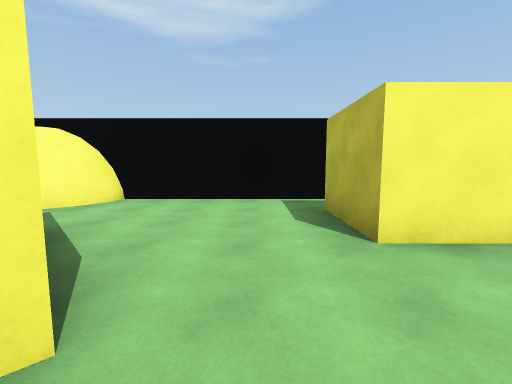
[1] (above)

20 first-person views from a walk through a Unity game level. The camera is 1.5 m above the floor, tilts 6° down and sees 90° across. The floor is counted in squares, 2 m on a side. Each view is taken from the middle of a square. On the plan, view 1 faces up. The plan holds only what a view shows up to about 9 squares ahead; the rest is blank. The player character is not drawn.

[2]
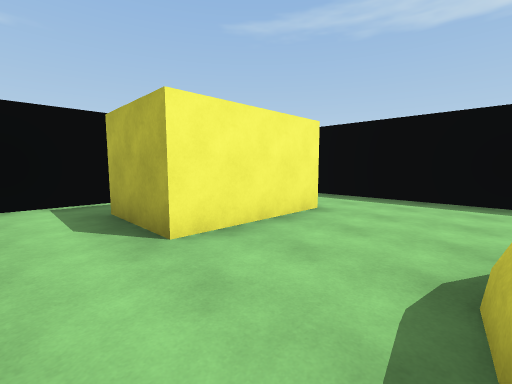

[3]
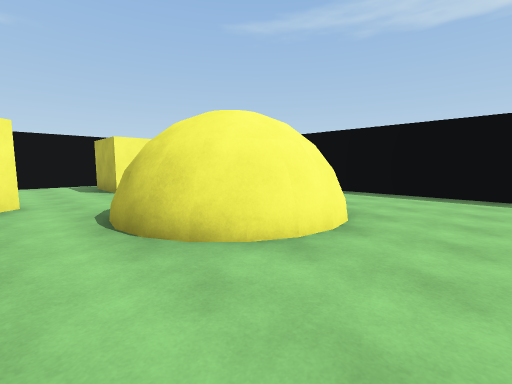

[4]
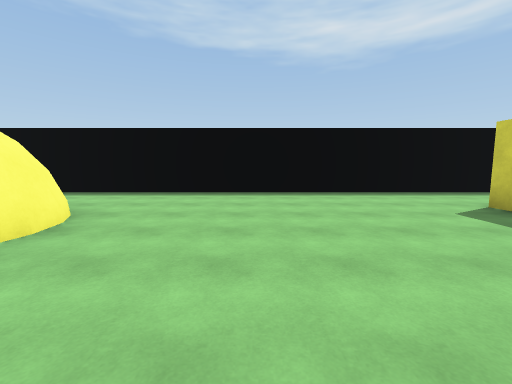

[5]
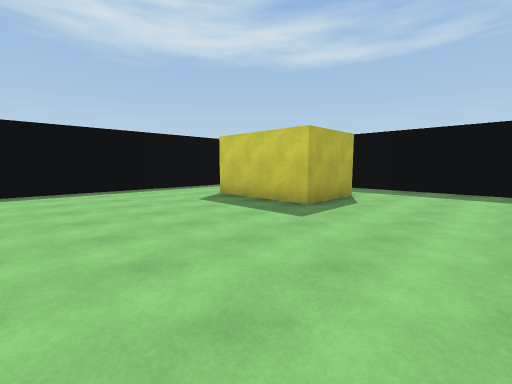

[6]
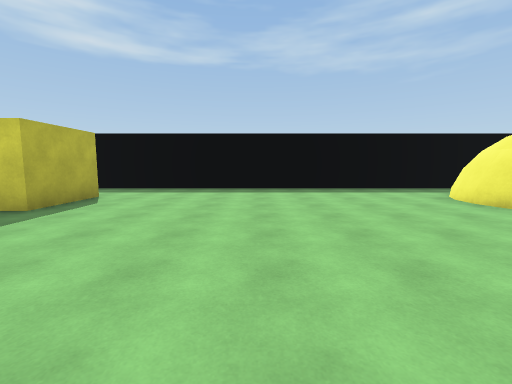

[7]
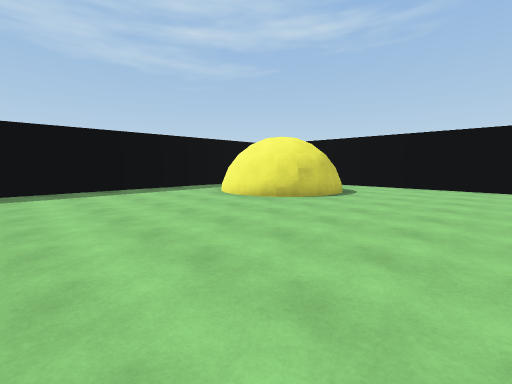

[8]
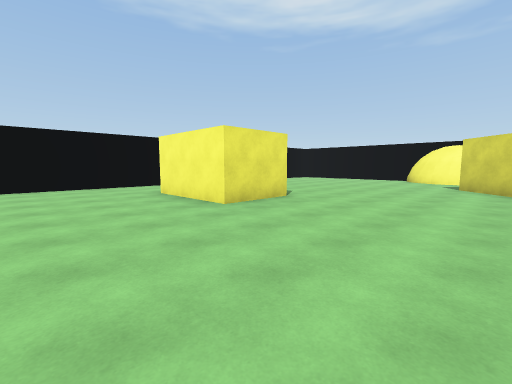

[9]
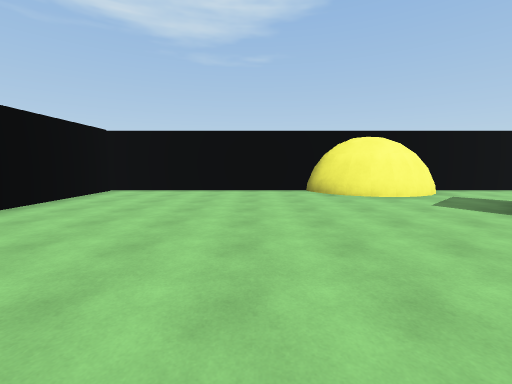

[10]
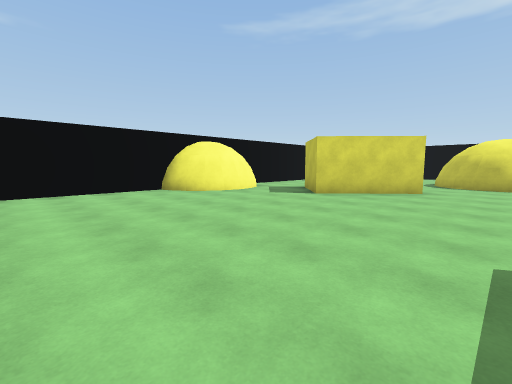

[11]
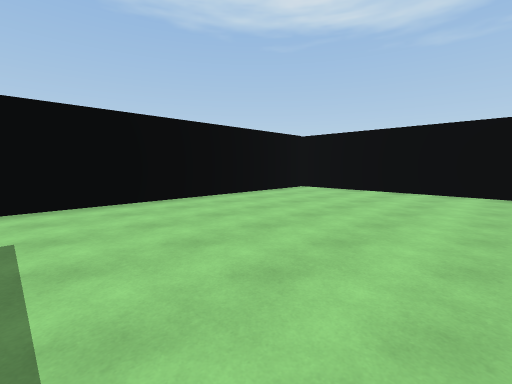

[12]
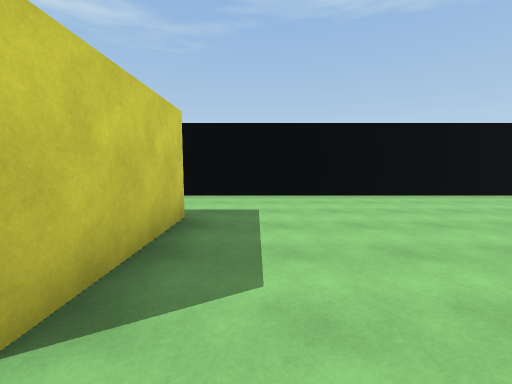

[13]
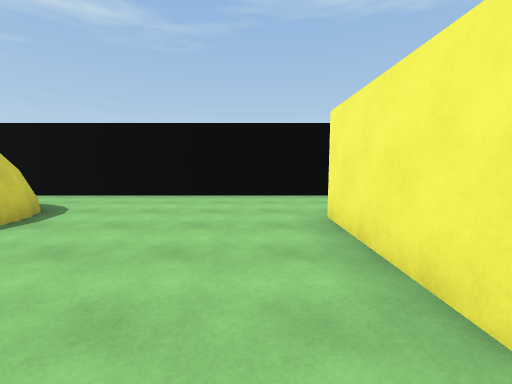

[14]
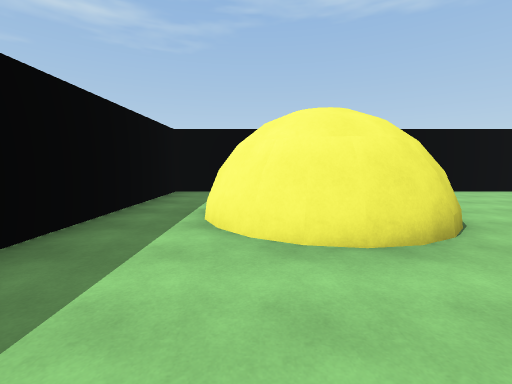

[15]
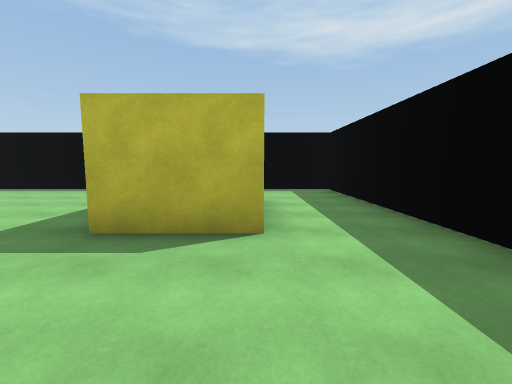

[16]
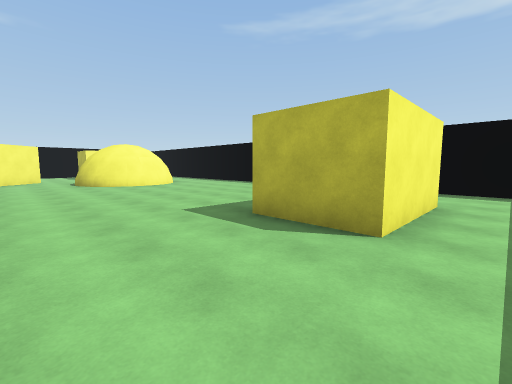

[17]
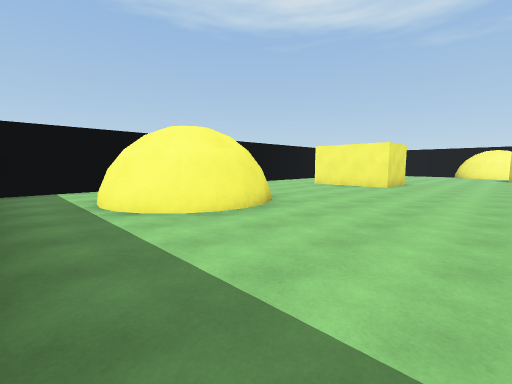

[18]
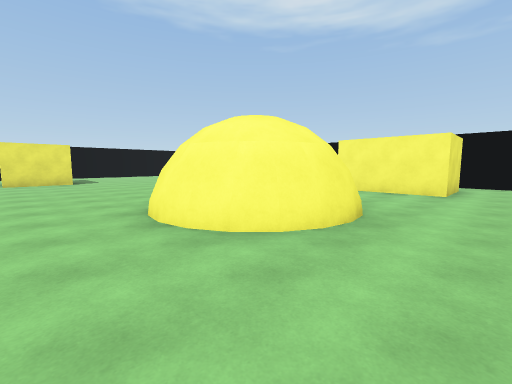

[19]
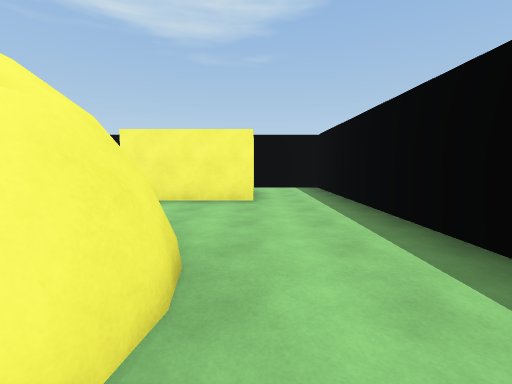

[20]
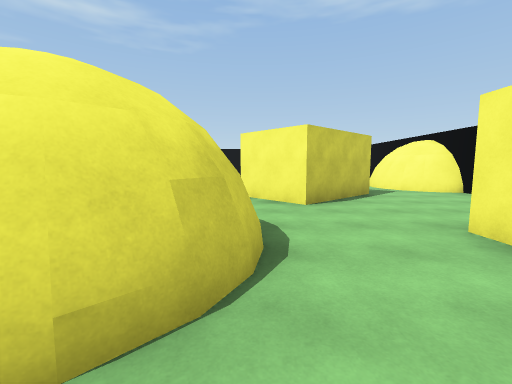

### Floor plan
Ten units are one square. View 1 is at (0, 0); x grows to the right and y downward. Boxes are objects, and circles mark ways between rooms. Rooms are numbered by the first view taken in them; rooms with no view inside come last. Other rooms are left out.
<svg viewBox="-128 -62 194 210">
<path fill="none" stroke="#000" d="M17 0 23 1M22 1 27 4M16 2 24 3 31 10 33 20 29 27M27 3 33 9 35 18M39 -44 39 -24 12 -24 12 -44M5 9 9 5M16 -56 -32 -56M35 16 34 22 32 27M32 19 32 24M-27 -30 -8 -9 -22 4M-34 -49 -38 -44M61 46 61 -56 38 -56M-81 95 -78 99M-86 94 -78 98 -75 104 -73 114 -78 122 -85 126M-82 98 -79 101 -75 108 -77 115 -79 119M-74 111 -75 116M-98 30 -69 30 -69 50 -98 50M-22 4 -41 -17 -27 -30M-102 97 -95 93M-77 118 -83 124M3 23 2 17M8 31 4 27 2 22M-76 120 -81 125M-81 122 -85 124 -91 125M18 35 11 34M26 33 14 35 7 31 3 28 0 23 0 17M27 30 22 33M32 27 27 32 24 34M32 24 24 31 16 33 14 32 8 29M-46 -41 -54 -42 -58 -45 -62 -49 -64 -53M-51 -43 -55 -45 -60 -50 -62 -53M36 121 8 121 8 102 36 102M-63 -52 -64 -57M-61 -56 -123 -56 -123 143 61 143 61 46"/>
<circle cx="-10" cy="10" r="3" fill="#2a7"/>
<circle cx="-30" cy="-35" r="3" fill="#2a7"/>
<circle cx="45" cy="35" r="3" fill="#2a7"/>
<text x="20" y="-20">1</text>
<text x="-50" y="60">2</text>
</svg>
Room 1 opens to room 2.

Where each view was taken, in squares from view 1:
view 1: 0 up, 0 right, facing up
view 2: 0 up, 0 right, facing up-right
view 3: 5 down, 1 left, facing up-right
view 4: 6 down, 1 left, facing right
view 5: 6 down, 2 left, facing down-right
view 6: 6 down, 3 left, facing down
view 7: 6 down, 3 left, facing down-left
view 8: 8 down, 3 left, facing up-left
view 9: 2 down, 8 left, facing up
view 10: 2 down, 10 left, facing up-right
view 11: 2 down, 7 left, facing up-left
view 12: 2 down, 6 left, facing left
view 13: 6 down, 6 left, facing left
view 14: 12 down, 5 left, facing left
view 15: 12 down, 2 left, facing right
view 16: 13 down, 2 left, facing up-right
view 17: 14 down, 4 left, facing up-left
view 18: 5 down, 5 right, facing up-left
view 19: 3 down, 4 right, facing up
view 20: 0 up, 4 right, facing left
